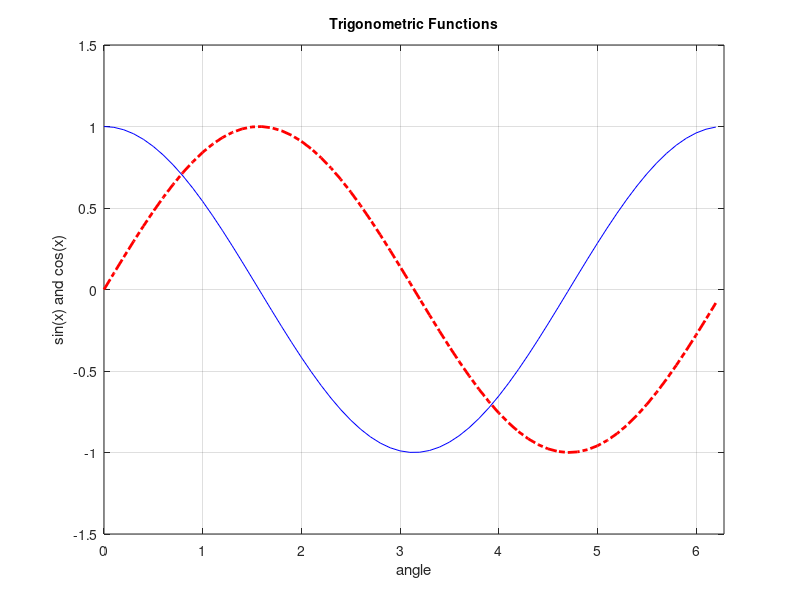

This chart was generated by the following MATLAB code:
% Define values for x, y1, and y2
x  = 0: .1 : 2*pi;
y1 = cos(x);
y2 = sin(x);

% Plot y1 vs. x (blue, solid) and y2 vs. x (red, dashed)
figure;
plot(x, y1, 'b', x, y2, 'r-.', 'linewidth', 2);

% Turn on the grid
grid on;

% Set the axis limits
axis([0 2*pi -1.5 1.5]);

% Add title and axis labels
title('Trigonometric Functions', 'fontsize', 10);
xlabel('angle');
ylabel('sin(x) and cos(x)');